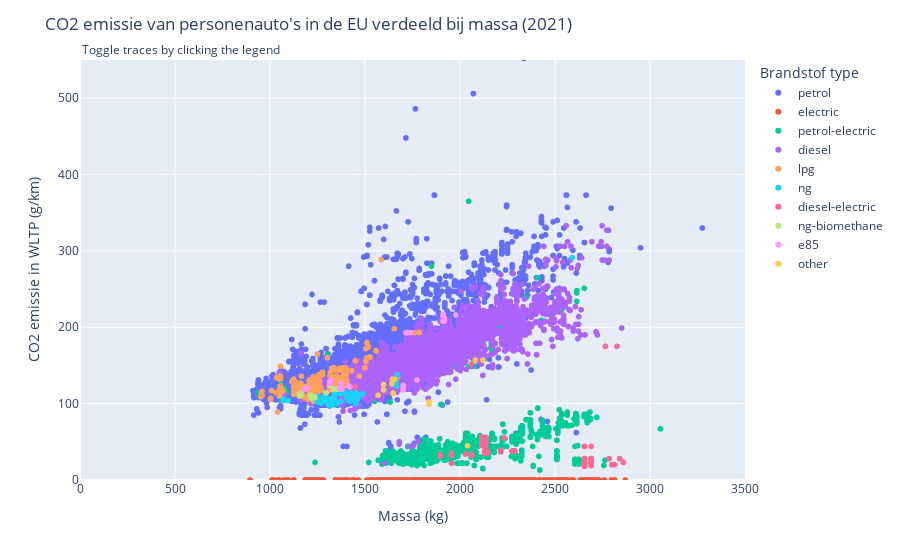

The notebook cell this image was saved under:
### Markdown cell above
>**Figuur 6**. Deze subplot-scatterplot visualiseert de gemiddelde emissiewaarden (Ewltp in g/km) van personenauto's in verschillende merken (Mk) over meerdere jaren. De visualisatie bestaat uit acht scatterplots, waarbij elke plot de gemiddelde emissiewaarden voor twee of drie automerken weergeeft. Elk subplot toont de veranderingen in emissiewaarden van een specifieke groep merken over de tijd. Het jaar staat aangegeven op de x-as en de gemiddelde emissie op de y-as. Daarnaast staat het brandstoftype van de auto’s telkens ook vermeld. Door de scatterplots te observeren, kunnen we de variaties in emissiewaarden tussen merken en jaren en tussen automerken identificeren.

Uit figuur 6 blijkt dat automerken Alpina, Cadillac, Caterham, Lotus, Morgan en Rolce-Royce hun CO2-uitstoot hebben verminderd, voornamelijk omdat ze benzine-aangedreven voertuigen produceren. Alfa Romeo, Rover en Toyota (diesel) hebben daarentegen een toename in uitstoot ervaren. Nissan heeft een mix van brandstoffen, waarbij biomethaan de hoogste uitstoot heeft, gevolgd door lpg en petrol-electric. Lexus heeft de overstap gemaakt van benzine naar benzine-elektrisch, wat heeft geleid tot een aanzienlijke afname van de uitstoot. De gegevens laten dus zien dat de CO2-uitstoot van voertuigen kan worden verlaagd door over te stappen op elektrische of hybride aandrijfsystemen en vooral door het verminderen van het gebruik van dieselbrandstof.

Tot slot kunnen we kijken naar de CO2-uitstoot van auto’s verdeeld op basis van hun massa om een beter begrip te krijgen van het verband tussen voertuiggewicht en uitstoot.

### Code cell
# Plot settings
fig = px.scatter(car_emission_mass,
	x="m (kg)",
	y="Ewltp (g/km)",
	color="Ft",
    labels={
        "m (kg)": "Massa (kg)",
        "Ewltp (g/km)": "CO2 emissie in WLTP (g/km)",
        "Ft": "Brandstof Type",
    },
)

# Create toggle visibility button for every fuel type.
buttons = []
for i, val in enumerate(car_emission_mass["Ft"].unique()):
    button = dict(method='restyle',
        label=val,
        args=[{'visible': True}, [i]],
        args2=[{'visible': "legendonly"}, [i]],
    )
    buttons.append(button)

# Menu settings
fig.update_layout(
    updatemenus=[
        dict(
            buttons=buttons,
            visible=False,
        ),
    ],
    annotations=[
        dict(text="Toggle traces by clicking the legend", x=0, xref="paper", y=1.05, yref="paper", align="right", showarrow=False),
    ],
    title_text="CO2 emissie van personenauto's in de EU verdeeld bij massa (2021)",
    legend_title="Brandstof type",
    xaxis_title="Massa (kg)",
    xaxis_range=(0, 3500),
    yaxis_title="CO2 emissie in WLTP (g/km)",
    yaxis_range=(0, 550),
)
fig.show()

### Figure 1 — Plotly figure (JSON) as saved in the notebook; plotly's stock layout.template omitted (floating-point values rounded to 4 significant figures; data arrays with more than 128 entries replaced by an {"elided": "..."} marker saying what was removed)
{"data": [{"hovertemplate": "Brandstof Type=petrol<br>Massa (kg)=%{x}<br>CO2 emissie in WLTP (g/km)=%{y}<extra></extra>", "legendgroup": "petrol", "marker": {"color": "#636efa", "symbol": "circle"}, "mode": "markers", "name": "petrol", "showlegend": true, "type": "scattergl", "x": {"elided": "55655 int values"}, "xaxis": "x", "y": {"elided": "55655 float values"}, "yaxis": "y"}, {"hovertemplate": "Brandstof Type=electric<br>Massa (kg)=%{x}<br>CO2 emissie in WLTP (g/km)=%{y}<extra></extra>", "legendgroup": "electric", "marker": {"color": "#EF553B", "symbol": "circle"}, "mode": "markers", "name": "electric", "showlegend": true, "type": "scattergl", "x": {"elided": "10088 int values"}, "xaxis": "x", "y": {"elided": "10088 int values"}, "yaxis": "y"}, {"hovertemplate": "Brandstof Type=petrol-electric<br>Massa (kg)=%{x}<br>CO2 emissie in WLTP (g/km)=%{y}<extra></extra>", "legendgroup": "petrol-electric", "marker": {"color": "#00cc96", "symbol": "circle"}, "mode": "markers", "name": "petrol-electric", "showlegend": true, "type": "scattergl", "x": {"elided": "8136 int values"}, "xaxis": "x", "y": {"elided": "8136 int values"}, "yaxis": "y"}, {"hovertemplate": "Brandstof Type=diesel<br>Massa (kg)=%{x}<br>CO2 emissie in WLTP (g/km)=%{y}<extra></extra>", "legendgroup": "diesel", "marker": {"color": "#ab63fa", "symbol": "circle"}, "mode": "markers", "name": "diesel", "showlegend": true, "type": "scattergl", "x": {"elided": "22897 int values"}, "xaxis": "x", "y": {"elided": "22897 float values"}, "yaxis": "y"}, {"hovertemplate": "Brandstof Type=lpg<br>Massa (kg)=%{x}<br>CO2 emissie in WLTP (g/km)=%{y}<extra></extra>", "legendgroup": "lpg", "marker": {"color": "#FFA15A", "symbol": "circle"}, "mode": "markers", "name": "lpg", "showlegend": true, "type": "scattergl", "x": {"elided": "2140 int values"}, "xaxis": "x", "y": {"elided": "2140 float values"}, "yaxis": "y"}, {"hovertemplate": "Brandstof Type=ng<br>Massa (kg)=%{x}<br>CO2 emissie in WLTP (g/km)=%{y}<extra></extra>", "legendgroup": "ng", "marker": {"color": "#19d3f3", "symbol": "circle"}, "mode": "markers", "name": "ng", "showlegend": true, "type": "scattergl", "x": {"elided": "355 int values"}, "xaxis": "x", "y": {"elided": "355 int values"}, "yaxis": "y"}, {"hovertemplate": "Brandstof Type=diesel-electric<br>Massa (kg)=%{x}<br>CO2 emissie in WLTP (g/km)=%{y}<extra></extra>", "legendgroup": "diesel-electric", "marker": {"color": "#FF6692", "symbol": "circle"}, "mode": "markers", "name": "diesel-electric", "showlegend": true, "type": "scattergl", "x": {"elided": "553 int values"}, "xaxis": "x", "y": {"elided": "553 int values"}, "yaxis": "y"}, {"hovertemplate": "Brandstof Type=ng-biomethane<br>Massa (kg)=%{x}<br>CO2 emissie in WLTP (g/km)=%{y}<extra></extra>", "legendgroup": "ng-biomethane", "marker": {"color": "#B6E880", "symbol": "circle"}, "mode": "markers", "name": "ng-biomethane", "showlegend": true, "type": "scattergl", "x": [1155, 1155, 1155, 1155, 1334, 1165, 1334, 1155, 1236, 1155, 1155, 1334, 1155, 1155, 1225, 1355, 1334, 1236, 1155, 1155, 1334, 1155, 1236, 1219, 1155, 1355, 1236, 1334, 1155, 1155, 1334, 1155, 1225, 1155, 1355, 1155, 1334, 1316, 1155, 1334, 1155, 1155, 1165, 1165, 1155, 1155, 1212, 1165, 1155, 1165, 1155, 1155, 1155, 1225, 1155, 1355, 1155, 1155, 1155, 1334, 1155, 1165, 1155, 1155, 1355, 1236, 1334, 1225, 1155, 1155, 1355, 1355, 1155, 1155, 1165, 1225, 1165, 1155, 1155, 1334, 1212, 1236, 1355, 1295, 1334, 1155, 1219, 1212, 1334, 1355, 1165], "xaxis": "x", "y": [112, 110, 110, 110, 119, 114, 119, 110, 108, 110, 110, 119, 110, 110, 108, 119, 119, 108, 110, 110, 119, 110, 108, 107, 110, 119, 109, 119, 110, 110, 119, 110, 108, 111, 119, 110, 119, 124, 110, 119, 110, 110, 113, 114, 110, 110, 111, 113, 110, 113, 110, 110, 110, 108, 110, 119, 110, 110, 110, 119, 110, 111, 110, 110, 119, 109, 119, 108, 110, 110, 119, 119, 110, 111, 113, 108, 112, 110, 110, 119, 110, 108, 119, 114, 119, 110, 108, 111, 119, 119, 114], "yaxis": "y"}, {"hovertemplate": "Brandstof Type=e85<br>Massa (kg)=%{x}<br>CO2 emissie in WLTP (g/km)=%{y}<extra></extra>", "legendgroup": "e85", "marker": {"color": "#FF97FF", "symbol": "circle"}, "mode": "markers", "name": "e85", "showlegend": true, "type": "scattergl", "x": [1318, 1721, 1917, 1716, 1917, 1911, 1721, 1315, 1917, 1716, 1716, 1319, 1376, 1716, 1721, 1196, 1773, 1911, 1917, 1315, 1315, 1318, 1721, 1701, 1701, 1917, 1716, 1315, 1911, 1319, 1911, 1315, 1911, 1701, 1315, 1315, 1701, 1917, 1721, 1315, 1716, 1917, 1739, 1421, 1917, 1701, 1315, 1366, 1315, 1315, 1315, 1978, 1375, 1716, 1318, 1376, 1196, 1196, 1180, 1180, 1716, 1315, 1917, 1196, 1917, 1320, 1196, 1376, 1415, 1716], "xaxis": "x", "y": [129, 193, 212, 193, 209, 208, 193, 127, 208, 193, 193, 126, 119, 193, 193, 121, 131, 208, 211, 128, 128, 128, 193, 118, 124, 211, 193, 127, 215, 126, 217, 127, 215, 123, 127, 127, 119, 209, 193, 127, 193, 211, 193, 122, 210, 120, 127, 120, 128, 127, 127, 216, 127, 193, 127, 119, 121, 121, 119, 119, 193, 127, 211, 120, 211, 130, 121, 123, 123, 193], "yaxis": "y"}, {"hovertemplate": "Brandstof Type=other<br>Massa (kg)=%{x}<br>CO2 emissie in WLTP (g/km)=%{y}<extra></extra>", "legendgroup": "other", "marker": {"color": "#FECB52", "symbol": "circle"}, "mode": "markers", "name": "other", "showlegend": true, "type": "scattergl", "x": [2040, 1837, 2120, 1648, 1648, 2081, 1644, 1657, 1598, 1569, 1837, 1641, 1598, 1648, 1837], "xaxis": "x", "y": [45, 102, 157, 113, 114, 157, 132, 132, 125, 111, 102, 126, 118, 132, 99], "yaxis": "y"}], "layout": {"annotations": [{"align": "right", "showarrow": false, "text": "Toggle traces by clicking the legend", "x": 0, "xref": "paper", "y": 1.05, "yref": "paper"}], "legend": {"title": {"text": "Brandstof type"}, "tracegroupgap": 0}, "margin": {"t": 60}, "title": {"text": "CO2 emissie van personenauto's in de EU verdeeld bij massa (2021)"}, "updatemenus": [{"buttons": [{"args": [{"visible": true}, [0]], "args2": [{"visible": "legendonly"}, [0]], "label": "petrol", "method": "restyle"}, {"args": [{"visible": true}, [1]], "args2": [{"visible": "legendonly"}, [1]], "label": "electric", "method": "restyle"}, {"args": [{"visible": true}, [2]], "args2": [{"visible": "legendonly"}, [2]], "label": "petrol-electric", "method": "restyle"}, {"args": [{"visible": true}, [3]], "args2": [{"visible": "legendonly"}, [3]], "label": "diesel", "method": "restyle"}, {"args": [{"visible": true}, [4]], "args2": [{"visible": "legendonly"}, [4]], "label": "lpg", "method": "restyle"}, {"args": [{"visible": true}, [5]], "args2": [{"visible": "legendonly"}, [5]], "label": "ng", "method": "restyle"}, {"args": [{"visible": true}, [6]], "args2": [{"visible": "legendonly"}, [6]], "label": "diesel-electric", "method": "restyle"}, {"args": [{"visible": true}, [7]], "args2": [{"visible": "legendonly"}, [7]], "label": "ng-biomethane", "method": "restyle"}, {"args": [{"visible": true}, [8]], "args2": [{"visible": "legendonly"}, [8]], "label": "e85", "method": "restyle"}, {"args": [{"visible": true}, [9]], "args2": [{"visible": "legendonly"}, [9]], "label": "other", "method": "restyle"}], "visible": false}], "xaxis": {"anchor": "y", "domain": [0, 1], "range": [0, 3500], "title": {"text": "Massa (kg)"}}, "yaxis": {"anchor": "x", "domain": [0, 1], "range": [0, 550], "title": {"text": "CO2 emissie in WLTP (g/km)"}}}}
